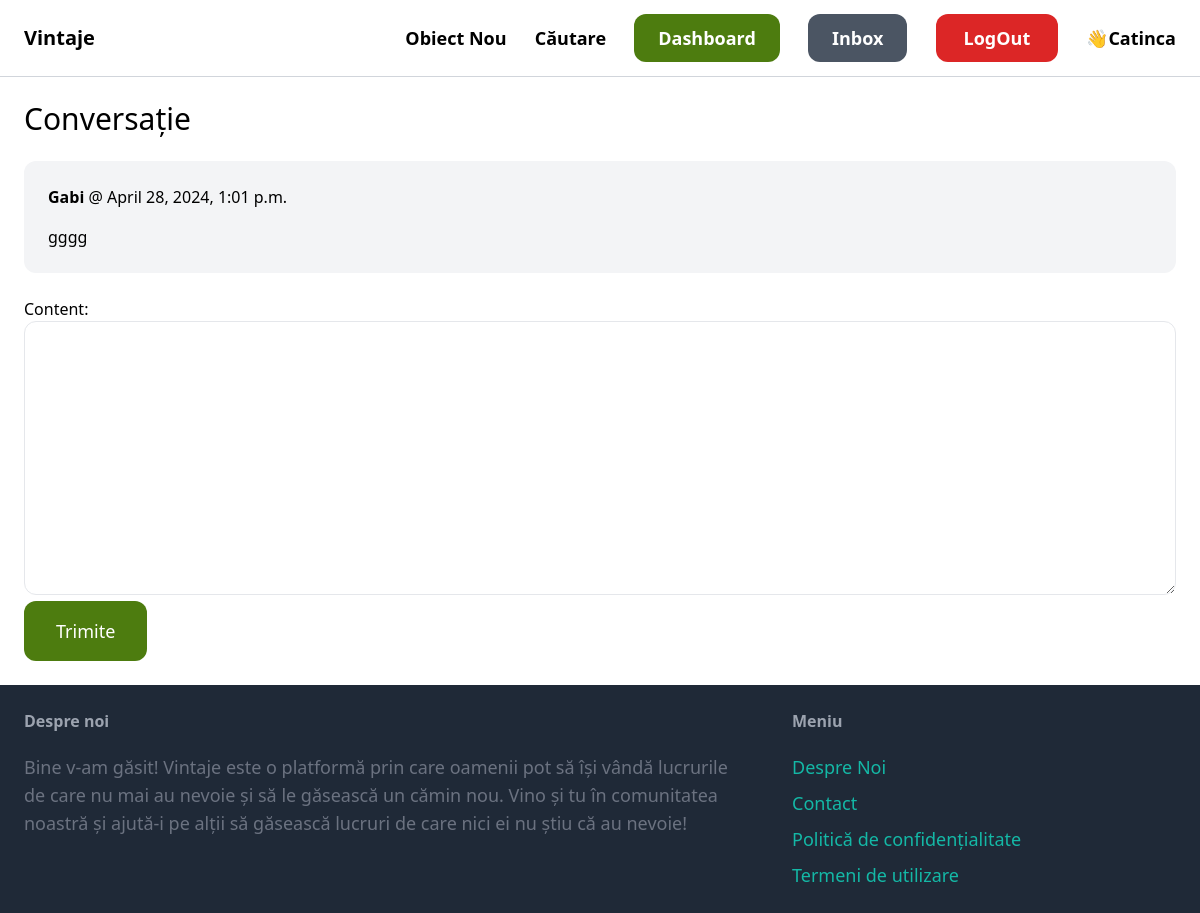
Before: /inbox/6/ (signed in) with the older database file.
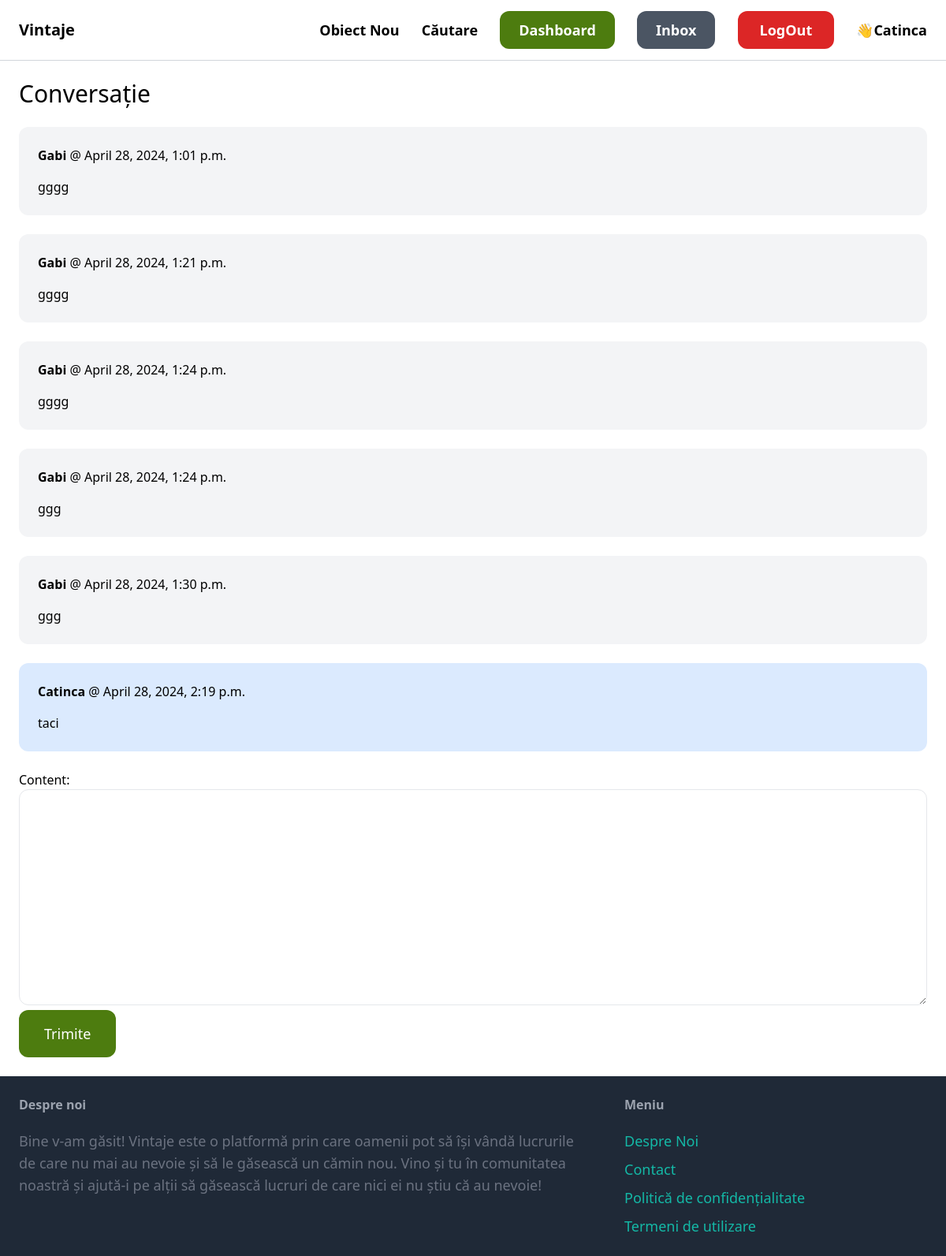
After: the same page with the newer database file.
### conversation/models.py (models this page shows)
class ConversationMessage(models.Model):
    conversation=models.ForeignKey(Conversation,related_name='messages',on_delete=models.CASCADE)
    content=models.TextField()
    created_at = models.DateTimeField(auto_now_add=True)
    created_by=models.ForeignKey(User,related_name='created_messages',on_delete=models.CASCADE)

### conversation/views.py (the view, shortened to what this page needs)
# urls.py: path('<int:pk>/',views.detail,name='detail'),
@login_required
def detail(request, pk):
    conversation = Conversation.objects.filter(members__in=[request.user.id]).get(pk=pk)
    form = ConversationMessageForm()
    return render(request, 'conversation/detail.html', {
        'conversation': conversation,
        'form':form
    })

### conversation/forms.py
class ConversationMessageForm(forms.ModelForm):
    class Meta:
        model=ConversationMessage
        fields=('content',)
        widgets={
            'content':forms.Textarea(attrs={
                'class':'w-full py-4 px-6 rounded-xl border'
            })
        }

### conversation/templates/conversation/detail.html (shortened to what this page needs)
{% extends 'core/layout.html' %}
{% block content %}
<h1 class="mb-6 text-3xl">Conversație</h1>
<div class="space-y-6">
    {% for message in conversation.messages.all %}
        <div class="p-6 flex {% if message.created_by == request.user %}bg-blue-100{% else %}bg-gray-100{% endif %} rounded-xl">
            <div>
                <p class="mb-4"><strong>{{ message.created_by.username }}</strong> @ {{ message.created_at }}</p>
                <p>{{ message.content }}</p>
            </div>
        </div>
    {% endfor %}
</div>
<form method="post" action="." class="mt-6">
    {{ form.as_p }}
    <button class="py-4 px-8 text-lg bg-lime-700 hover:bg-lime-950 rounded-xl text-white">Trimite</button>
</form>
{% endblock %}

Changed rows visible on the page:
added ConversationMessage: created_by.username "Gabi", created_at "April 28, 2024, 1:21 p.m.", content "gggg"
added ConversationMessage: created_by.username "Gabi", created_at "April 28, 2024, 1:24 p.m.", content "gggg"
added ConversationMessage: created_by.username "Gabi", created_at "April 28, 2024, 1:24 p.m.", content "ggg"
added ConversationMessage: created_by.username "Gabi", created_at "April 28, 2024, 1:30 p.m.", content "ggg"
added ConversationMessage: created_by.username "Catinca", created_at "April 28, 2024, 2:19 p.m.", content "taci"
